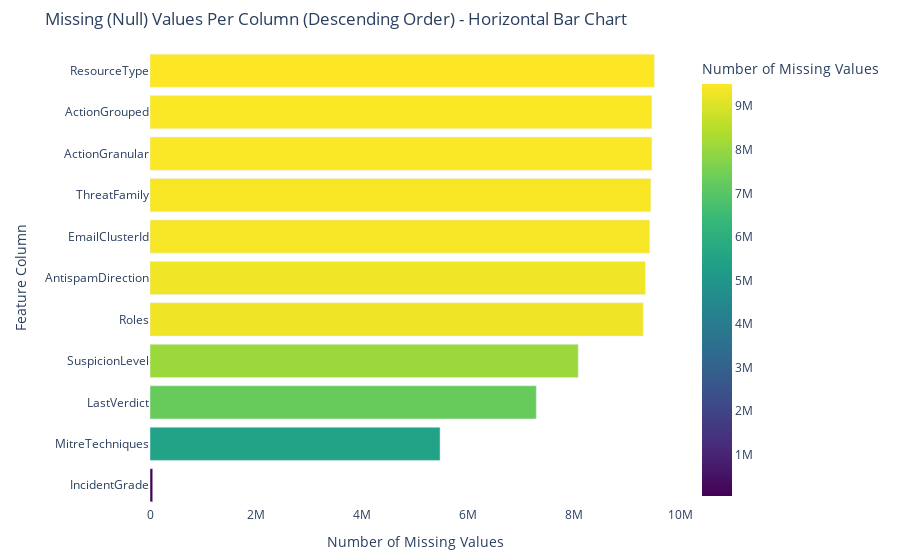

Source (notebook cell):
### Code cell
# 1. Count and sort null values in descending order
null_counts = df_train.isnull().sum()
null_counts = null_counts[null_counts > 0].sort_values(ascending=False)

if null_counts.empty:
    print("✅ There are no missing (null) values in the dataframe.")
else:
    print("Missing Values by Column (Descending Order):")
    # Display the sorted null counts
    print(null_counts.to_markdown(numalign="left", stralign="left"))

    # Create a DataFrame for plotting
    plot_df = pd.DataFrame({
        'Column Name': null_counts.index,
        'Missing Values Count': null_counts.values
    })

    # 2. Create the HORIZONTAL bar chart
    fig = px.bar(
        plot_df,
        # Swap x and y for a horizontal chart
        x='Missing Values Count',
        y='Column Name',
        title='Missing (Null) Values Per Column (Descending Order) - Horizontal Bar Chart',
        labels={'Missing Values Count': 'Number of Missing Values', 'Column Name': 'Feature Column'},
        color='Missing Values Count', # Color the bars by count
        color_continuous_scale=px.colors.sequential.Viridis
    )

    # Ensure the highest count is at the top by using 'total ascending' on the y-axis
    # This sorts the bars based on the x-value (Missing Values Count)
    fig.update_yaxes(categoryorder='total ascending')

    # Customize the layout for better readability
    fig.update_layout(
        plot_bgcolor='white',
        margin=dict(t=50, b=50, l=150),
        xaxis_title_font_size=14,
        yaxis_title_font_size=14
    )

    fig.show()

### Figure 1 — Plotly figure (JSON) as saved in the notebook; plotly's stock layout.template omitted (floating-point values rounded to 4 significant figures)
{"data": [{"hovertemplate": "Number of Missing Values=%{marker.color}<br>Feature Column=%{y}<extra></extra>", "legendgroup": "", "marker": {"color": [9509762, 9460773, 9460773, 9441956, 9420025, 9339535, 9298686, 8072708, 7282572, 5468386, 51340], "coloraxis": "coloraxis", "pattern": {"shape": ""}}, "name": "", "orientation": "h", "showlegend": false, "textposition": "auto", "type": "bar", "x": [9509762, 9460773, 9460773, 9441956, 9420025, 9339535, 9298686, 8072708, 7282572, 5468386, 51340], "xaxis": "x", "y": ["ResourceType", "ActionGranular", "ActionGrouped", "ThreatFamily", "EmailClusterId", "AntispamDirection", "Roles", "SuspicionLevel", "LastVerdict", "MitreTechniques", "IncidentGrade"], "yaxis": "y"}], "layout": {"barmode": "relative", "coloraxis": {"colorbar": {"title": {"text": "Number of Missing Values"}}, "colorscale": [[0, "#440154"], [0.1111, "#482878"], [0.2222, "#3e4989"], [0.3333, "#31688e"], [0.4444, "#26828e"], [0.5556, "#1f9e89"], [0.6667, "#35b779"], [0.7778, "#6ece58"], [0.8889, "#b5de2b"], [1, "#fde725"]]}, "legend": {"tracegroupgap": 0}, "margin": {"b": 50, "l": 150, "t": 50}, "plot_bgcolor": "white", "title": {"text": "Missing (Null) Values Per Column (Descending Order) - Horizontal Bar Chart"}, "xaxis": {"anchor": "y", "domain": [0, 1], "title": {"font": {"size": 14}, "text": "Number of Missing Values"}}, "yaxis": {"anchor": "x", "categoryorder": "total ascending", "domain": [0, 1], "title": {"font": {"size": 14}, "text": "Feature Column"}}}}
